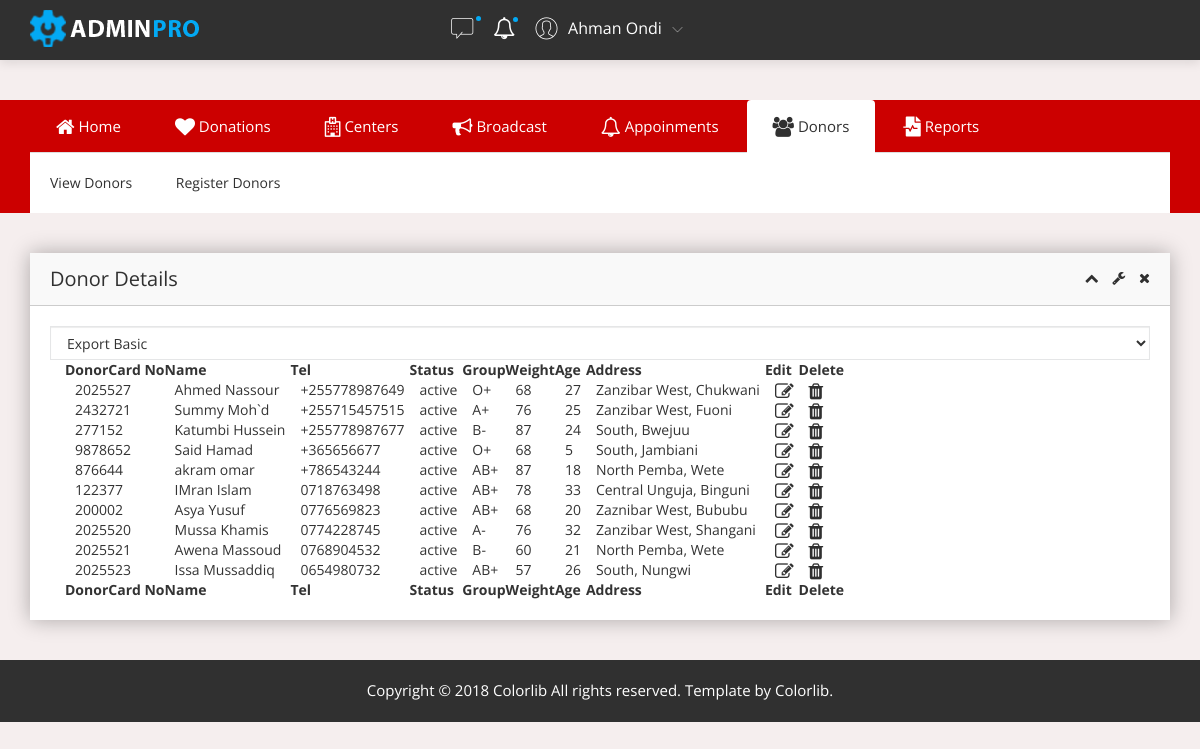
The page /view_donors.php (signed in) on the database its author committed.
### tables this page shows
CREATE TABLE `donors` (
  `donorID` int(11) NOT NULL,
  `donorNo` int(11) NOT NULL,
  `fname` varchar(50) NOT NULL,
  `lname` varchar(50) NOT NULL,
  `phone` varchar(20) NOT NULL,
  `bloodType` varchar(3) NOT NULL,
  `weight` int(3) NOT NULL,
  `gender` varchar(6) NOT NULL,
  `birthDate` date NOT NULL,
  `district` varchar(100) NOT NULL,
  `province` varchar(100) NOT NULL,
  `profile` varchar(250) NOT NULL
);

CREATE TABLE `users` (
  `userID` int(11) NOT NULL,
  `userName` varchar(255) NOT NULL,
  `email` varchar(255) NOT NULL,
  `passID` varchar(255) NOT NULL,
  `utype` int(1) NOT NULL,
  `status` varchar(10) NOT NULL,
  `createdAt` timestamp NULL DEFAULT NULL,
  `updatedAt` timestamp NULL DEFAULT NULL,
  `secQuestion` varchar(250) NOT NULL DEFAULT 'Who is your favourite aunt?',
  `secAnswer` varchar(250) NOT NULL
);

### view_donors.php (the view, shortened to what this page needs)
<!doctype html>
<html class="no-js" lang="en">
<head><meta http-equiv="Content-Type" content="text/html; charset=windows-1252">
    <link rel="stylesheet" href="https://use.fontawesome.com/releases/v5.5.0/css/all.css">
    <link rel="stylesheet" href="css/bootstrap.min.css">
    <link rel="stylesheet" href="css/font-awesome.min.css">
    <link rel="stylesheet" href="css/adminpro-custon-icon.css">
    <link rel="stylesheet" href="css/meanmenu.min.css">
    <link rel="stylesheet" href="css/jquery.mCustomScrollbar.min.css">
    <link rel="stylesheet" href="css/animate.css">
    <link rel="stylesheet" href="css/data-table/bootstrap-table.css">
    <link rel="stylesheet" href="css/data-table/bootstrap-editable.css">
    <link rel="stylesheet" href="css/normalize.css">
    <link rel="stylesheet" href="css/c3.min.css">
    <link rel="stylesheet" href="css/form/all-type-forms.css">
    <link rel="stylesheet" href="css/switcher/color-switcher.css">
    <link rel="stylesheet" href="style.css">
    <link rel="stylesheet" href="css/responsive.css">
</head>
<body>
    <?php
   include('donor_top.php');
   ?>
    <?php
   require_once("connection/config.php");
    $str="SELECT donorID, donorNo, CONCAT(fname,' ',lname) as fullName, status, bloodType, weight, (YEAR(NOW())-YEAR(birthDate)) as age, phone, CONCAT(district,', ',province) as Address FROM users inner join donors on users.userID=donors.donorID";
    $query=$db->query($str) or die(mysqli_error());
    $nrows=$query->num_rows;
    ?>
    <div class="admin-dashone-data-table-area mg-b-40">
        <div class="container">
            <div class="row">
                <div class="col-lg-12">
                    <div class="sparkline8-list shadow-reset">
                        <div class="sparkline8-hd">
                            <div class="main-sparkline8-hd">
                                <h1>Donor Details</h1>
                                <div class="sparkline8-outline-icon">
                                    <span class="sparkline8-collapse-link"><i class="fa fa-chevron-up"></i></span>
                                    <span><i class="fa fa-wrench"></i></span>
                                    <span class="sparkline8-collapse-close"><i class="fa fa-times"></i></span>
                                </div>
                            </div>
                        </div>
                        <div class="sparkline8-graph">
                            <div class="datatable-dashv1-list custom-datatable-overright">
                                <div id="toolbar">
                                    <select class="form-control">
                                        <option value="">Export Basic</option>
                                    </select>
                                </div>
                                <table id="table" data-toggle="table" data-pagination="true" data-search="true" data-show-columns="true" data-show-pagination-switch="true" data-show-refresh="true" data-key-events="true" data-show-toggle="true" data-resizable="true" data-cookie="true" data-cookie-id-table="saveId" data-show-export="true" data-click-to-select="true" data-toolbar="#toolbar">
                                    <thead>
                                        <tr>
                                            <th data-field="state" data-checkbox="true"></th>
                                            <th data-field="donor_number">DonorCard No</th>
                                            <th data-field="name" data-editable="true">Name</th>
                                             <th data-field="tel">Tel</th>
                                            <th data-field="satus" data-editable="true">Status</th>
                                            <th data-field="gerou" data-editable="true">Group</th>
                                            <th data-field="weight" data-editable="true">Weight</th>
                                            <th data-field="age">Age</th>
                                            <th data-field="address">Address</th>
                                            <th data-field="edit">Edit</th>
                                            <th data-field="delate">Delete</th>
                                        </tr>
                                    </thead>
                                    <tbody id="data">
                                    <?php
                                        if($nrows>0){
                                                while($r=mysqli_fetch_array($query)){
                                                    ?>
                                                    <tr>
                                                    <td></td>
                                                    <td><?php echo $r["donorNo"] ?></td>
                                                    <td><?php echo $r["fullName"] ?></td>
                                                    <td><?php echo $r["phone"] ?></td>
                                                    <td><?php echo $r["status"] ?></td>
                                                    <td><?php echo $r["bloodType"] ?></td>
                                                    <td><?php echo $r["weight"] ?></td>
                                                    <td><?php echo $r["age"] ?></td>
                                                    <td><?php echo $r["Address"] ?></td>
                                                    <td><a href="edit_donor.php?edit_id=<?php  echo $r["donorID"] ?>"><i class="fa fa-edit fa-lg"></a></td>
                                                    <td><a onClick="javascript: return confirm('DO You want to delete')" href="delete_donor.php?delete_id=<?php  echo $r["donorID"] ?>"><i class="fa fa-trash fa-lg"></i></a></td>
                                                    </tr>
                                                <?php
                                                }
                                        }else{
                                            ?>
                                            <tr><td colspan="6" align="center">No Record Found</td></tr>
                                            <?php
                                        }
                                        ?>
                                    </tbody>
                                    <tfoot>
                                        <tr>
                                           <th data-field="state" data-checkbox="true"></th>
                                            <th data-field="donor_number">DonorCard No</th>
                                            <th data-field="name" data-editable="true">Name</th>
                                             <th data-field="tel">Tel</th>
                                            <th data-field="satus" data-editable="true">Status</th>
                                            <th data-field="gerou" data-editable="true">Group</th>
                                            <th data-field="weight" data-editable="true">Weight</th>
                                            <th data-field="age">Age</th>
                                            <th data-field="address">Address</th>
                                            <th data-field="edit">Edit</th>
                                            <th data-field="delate">Delete</th>
                                        </tr>
                                    </tfoot>
                                </table>
                            </div>
                        </div>
                    </div>
                </div>
            </div>
        </div>
    </div>
    <div class="footer-copyright-area">
        <div class="container">
            <div class="row">
                <div class="col-lg-12">
                    <div class="footer-copy-right">
                        <p>Copyright &#169; 2018 Colorlib All rights reserved. Template by <a href="https://colorlib.com">Colorlib</a>.</p>
                    </div>
                </div>
            </div>
        </div>
    </div>
</body>
</html>

### header_top.php (shortened to what this page needs)
<div class="header-top-area">
    <div class="container">
        <div class="row">
            <div class="col-lg-3 col-md-3 col-sm-6 col-xs-12">
                <div class="admin-logo">
                    <a href="#"><img src="img/logo/log.png" alt="" />
                    </a>
                </div>
            </div>
            <div class="col-lg-4 col-md-9 col-sm-6 col-xs-12">
                <div class="header-right-info">
                    <ul class="nav navbar-nav mai-top-nav header-right-menu">
                        <li class="nav-item dropdown">
                            <a href="#" data-toggle="dropdown" role="button" aria-expanded="false" class="nav-link dropdown-toggle"><span class="adminpro-icon adminpro-chat-pro"></span><span class="indicator-ms"></span></a>
                        </li>
                        <li class="nav-item"><a href="#" data-toggle="dropdown" role="button" aria-expanded="false" class="nav-link dropdown-toggle"><i class="fa fa-bell-o" aria-hidden="true"></i><span class="indicator-nt"></span></a>
                        </li>
                        <li class="nav-item">
                            <a href="#" data-toggle="dropdown" role="button" aria-expanded="false" class="nav-link dropdown-toggle">
                                <span class="adminpro-icon adminpro-user-rounded header-riht-inf"></span>
                                <span class="admin-name">Ahman Ondi</span>
                                <span class="author-project-icon adminpro-icon adminpro-down-arrow"></span>
                            </a>
                        </li>
                    </ul>
                </div>
            </div>
        </div>
    </div>
</div>

### donor_top.php (shortened to what this page needs)
<?php
    include('header_top.php');
?>
    <div class="main-menu-area mg-tb-40" style="background-color: #cc0000;">
        <div class="container">
            <div class="row">
                <div class="col-lg-12">
                    <ul class="nav nav-tabs custom-menu-wrap">
                        <li>
                            <a href="dashboard.php"><i class="fa fa-home fa-lg" ></i> Home</a>
                        </li>
                        <li  >
                            <a data-toggle="tab" href="#donations"><i class="fa fa-heart fa-lg"></i> Donations</a>
                        </li>
                        <li>
                            <a data-toggle="tab" href="#centers"><i class="fa fa-hospital fa-lg"></i> Centers</a>
                        </li>
                        <li>
                            <a data-toggle="tab" href="#broadcast"><i class="fa fa-bullhorn fa-lg"></i> Broadcast</a>
                        </li>
                        <li>
                            <a data-toggle="tab" href="#appointments"><i class="fa fa-bell-o fa-lg"></i>  Appoinments</a>
                        </li>
                        <li class="active">
                            <a data-toggle="tab" href="#donors"><i class="fa fa-users fa-lg"></i> Donors</a>
                        </li>
                        <li>
                            <a data-toggle="tab" href="#reports" aria-expanded="false"><i class="fas fa-file-medical-alt fa-lg"></i> Reports</a>
                        </li>
                    </ul>
                    <div class="tab-content custom-menu-content">
                        <div id="donors" class="tab-pane  in active tab-custon-menu-bg animated flipInX">
                            <ul class="main-menu-dropdown">
                                <li><a href="view_donors.php">View Donors</a>
                                </li>
                                <li><a href="register_donor.php">Register Donors</a>
                                </li>
                            </ul>
                        </div>
                    </div>
                </div>
            </div>
        </div>
    </div>

### rows shown on the page
donors: donorNo "2025527", fullName "Ahmed Nassour", phone "+255778987649", donorID.status "active", bloodType "O+", weight "68", age "27", Address "Zanzibar West, Chukwani"
donors: donorNo "2432721", fullName "Summy Moh`d", phone "+255715457515", donorID.status "active", bloodType "A+", weight "76", age "25", Address "Zanzibar West, Fuoni"
donors: donorNo "277152", fullName "Katumbi Hussein", phone "+255778987677", donorID.status "active", bloodType "B-", weight "87", age "24", Address "South, Bwejuu"
donors: donorNo "9878652", fullName "Said Hamad", phone "+365656677", donorID.status "active", bloodType "O+", weight "68", age "5", Address "South, Jambiani"
donors: donorNo "876644", fullName "akram omar", phone "+786543244", donorID.status "active", bloodType "AB+", weight "87", age "18", Address "North Pemba, Wete"
donors: donorNo "122377", fullName "IMran Islam", phone "0718763498", donorID.status "active", bloodType "AB+", weight "78", age "33", Address "Central Unguja, Binguni"
donors: donorNo "200002", fullName "Asya Yusuf", phone "0776569823", donorID.status "active", bloodType "AB+", weight "68", age "20", Address "Zaznibar West, Bububu"
donors: donorNo "2025520", fullName "Mussa Khamis", phone "0774228745", donorID.status "active", bloodType "A-", weight "76", age "32", Address "Zanzibar West, Shangani"
donors: donorNo "2025521", fullName "Awena Massoud", phone "0768904532", donorID.status "active", bloodType "B-", weight "60", age "21", Address "North Pemba, Wete"
donors: donorNo "2025523", fullName "Issa Mussaddiq", phone "0654980732", donorID.status "active", bloodType "AB+", weight "57", age "26", Address "South, Nungwi"
